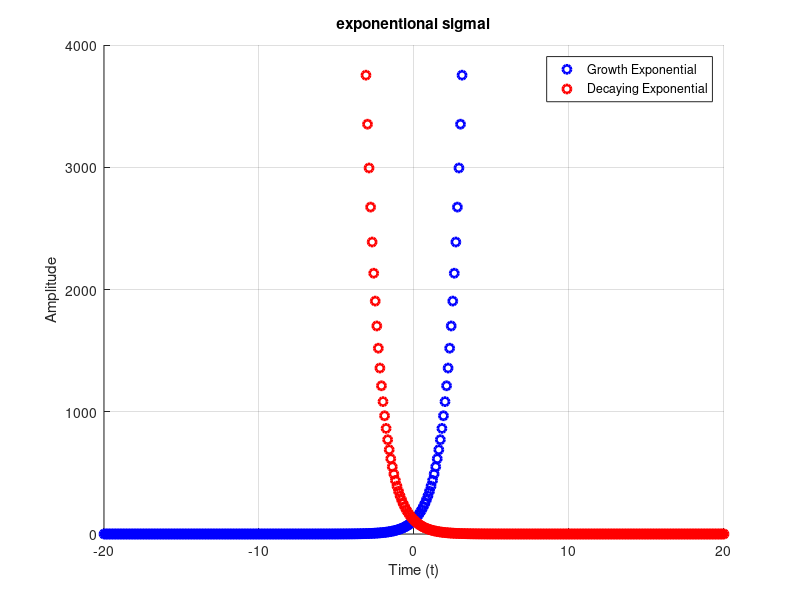

Source code (MATLAB):
A = 113;

B1 = A / 100;
B2 = -A / 100;
T = A / 2;

% Define time range
t = -T:0.1:T; 

% Compute signals
x_t = A * exp(B1 * t);%dont do x(t)cuz we are directly using this in exp
y_t = A * exp(B2 * t);

% Plot signals using subplot
figure;

hold on
plot(t, x_t, 'bo', 'LineWidth', 2);
hold on
xlabel('Time (t)');
ylabel('Amplitude');

title('exponentional sigmal');
grid on;
plot(t, y_t, 'ro', 'LineWidth', 2);
legend('Growth Exponential', 'Decaying Exponential');

hold off
axis([-20 20 0 4000])




%===================


